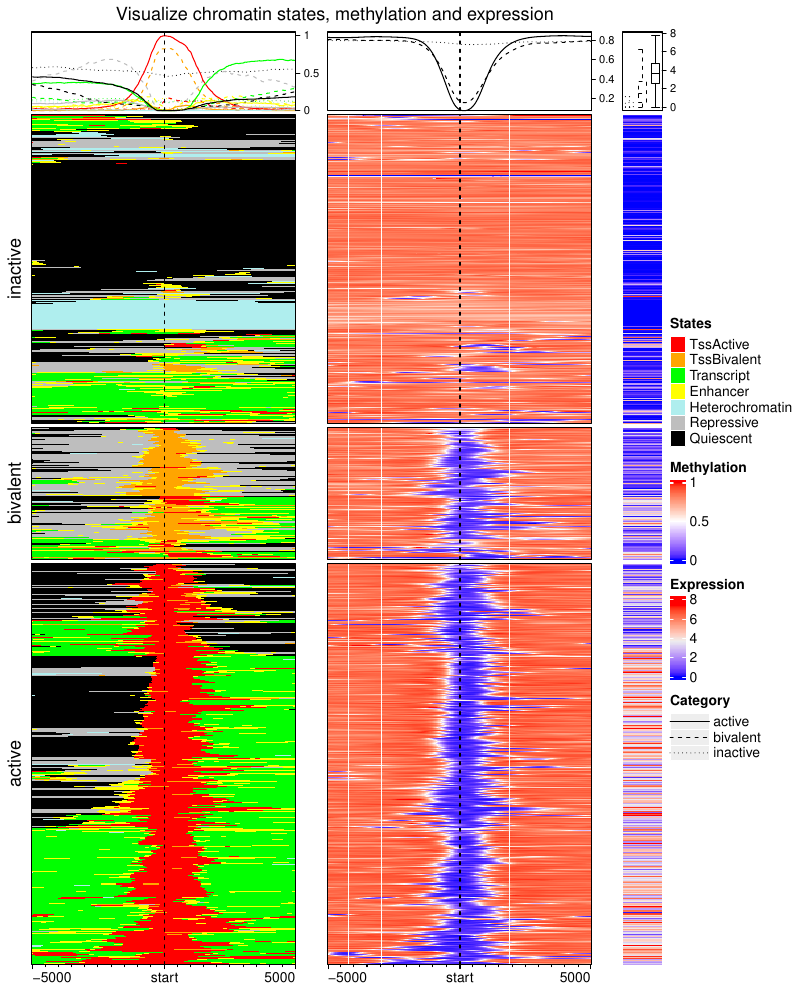

Write the R code that produced this figure.
library(GenomicRanges)
library(data.table)
library(EnrichedHeatmap)
library(circlize)

states_bed = fread("E003_15_coreMarks_mnemonics.bed")
states = GRanges(seqnames = states_bed[[1]], 
    ranges = IRanges(states_bed[[2]] + 1, states_bed[[3]]), 
    states = states_bed[[4]])
unique(states_bed[[4]])

map = c(
    "1_TssA"      = "TssActive",
    "2_TssAFlnk"  = "TssActive",
    "3_TxFlnk"    = "Transcript",
    "4_Tx"        = "Transcript",
    "5_TxWk"      = "Transcript",
    "6_EnhG"      = "Enhancer",
    "7_Enh"       = "Enhancer",
    "8_ZNF/Rpts"  = "Heterochromatin",
    "9_Het"       = "Heterochromatin",
    "10_TssBiv"   = "TssBivalent",
    "11_BivFlnk"  = "TssBivalent",
    "12_EnhBiv"   = "Enhancer",
    "13_ReprPC"   = "Repressive",
    "14_ReprPCWk" = "Repressive",
    "15_Quies"    = "Quiescent"
)
states$states_simplified = map[states$states]

states_col = c(
    "TssActive"       = "Red",
    "TssBivalent"     = "Orange",
    "Transcript"      = "Green",
    "Enhancer"        = "Yellow",
    "Heterochromatin" = "PaleTurquoise",
    "Repressive"      = "Grey",
    "Quiescent"       = "black"
)
states_name = names(states_col)
n_states = length(states_col)

states$states_simplified = factor(states$states_simplified, levels = states_name)


library(GenomicFeatures)
txdb = loadDb("gen10_long_protein_coding_gene_adjusted.sqlite")

g = genes(txdb)
tss = promoters(g, upstream = 0, downstream = 1)

tss_chr1 = tss[seqnames(tss) == "chr1"]

# column "states_simplified" is in character mode
mat_states = normalizeToMatrix(states, tss_chr1, value_column = "states_simplified")

expr = read.table("57epigenomes.RPKM.pc.gz", row.names = 1, header = TRUE)
expr = as.matrix(expr)
obj = readRDS("chr1_roadmap_merged_bsseq.rds")
meth = granges(obj)
meth_mat = getMeth(obj, type = "smooth")
mcols(meth) = meth_mat

names(tss_chr1) = gsub("\\.\\d+$", "", names(tss_chr1))
cn = intersect(names(tss_chr1), rownames(expr))
tss_chr1 = tss_chr1[cn]
expr = expr[cn, ]

mat_states = normalizeToMatrix(states, tss_chr1, value_column = "states_simplified")
mat_meth = normalizeToMatrix(meth, tss_chr1, value_column = "E003", mean_mode = "absolute",
    smooth = TRUE)

fi = attr(mat_meth, "failed_rows")
ind = setdiff(seq_len(length(tss_chr1)), fi)
tss_chr1 = tss_chr1[ind]
mat_states = mat_states[ind, ]
mat_meth = mat_meth[ind, ]
e = log2(expr[names(tss_chr1), "E003"] + 1)

v = rowMeans(mat_states[, 95:110])
split = ifelse(v < 1.7, "active", ifelse(v > 2.6, "inactive", "bivalent"))
split = factor(split, levels = c("active", "bivalent", "inactive"))

pdf("figure6.pdf", width = 8, height = 10)
meth_col_fun = colorRamp2(c(0, 0.5, 1), c("blue", "white", "red"))
ht_list = EnrichedHeatmap(mat_states, name = "States", col = states_col, cluster_rows = TRUE, 
    row_split = split, use_raster = TRUE, raster_quality = 4,
    top_annotation = HeatmapAnnotation(enrich = anno_enriched(gp = gpar(lty = 3:1)))) +
EnrichedHeatmap(mat_meth, name = "Methylation", col = meth_col_fun, use_raster = TRUE,raster_quality = 4,
    top_annotation = HeatmapAnnotation(enrich = anno_enriched(gp = gpar(lty = 3:1)))) +
Heatmap(e, name = "Expression", use_raster = TRUE,raster_quality = 4,
    show_row_names = FALSE, width = unit(1, "cm"), show_column_names = FALSE,
    top_annotation = HeatmapAnnotation(summary = anno_summary(gp = gpar(lty = 3:1),
        outline = FALSE, axis_param = list(side = "right"))))

lgd = Legend(title = "Category", legend_gp = gpar(lty = 1:3), grid_width = unit(1, "cm"),
    labels = levels(split), type = "lines")
draw(ht_list, ht_gap = unit(8, "mm"), column_title = "Visualize chromatin states, methylation and expression",
    heatmap_legend_list = list(lgd))
dev.off()

